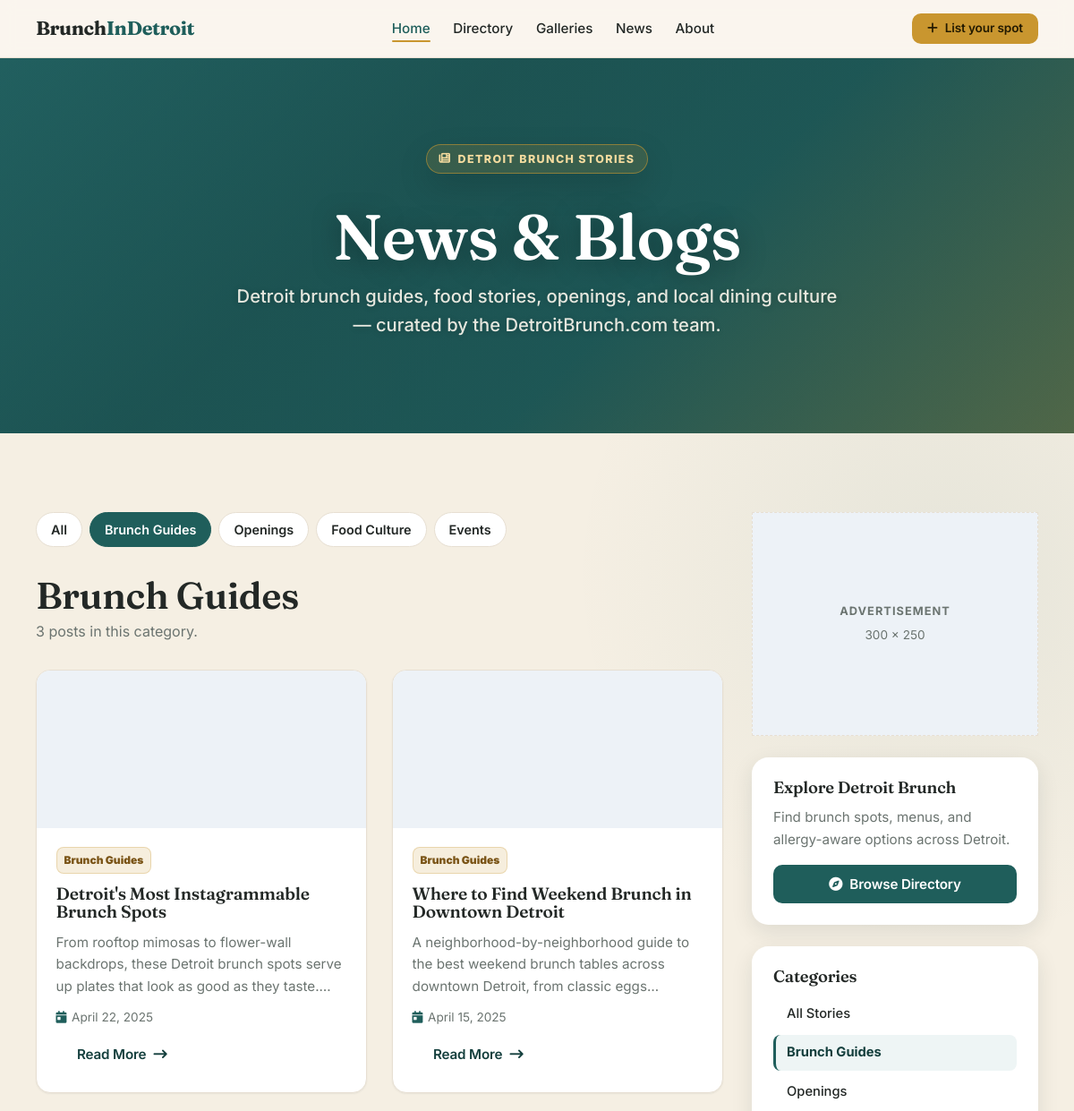
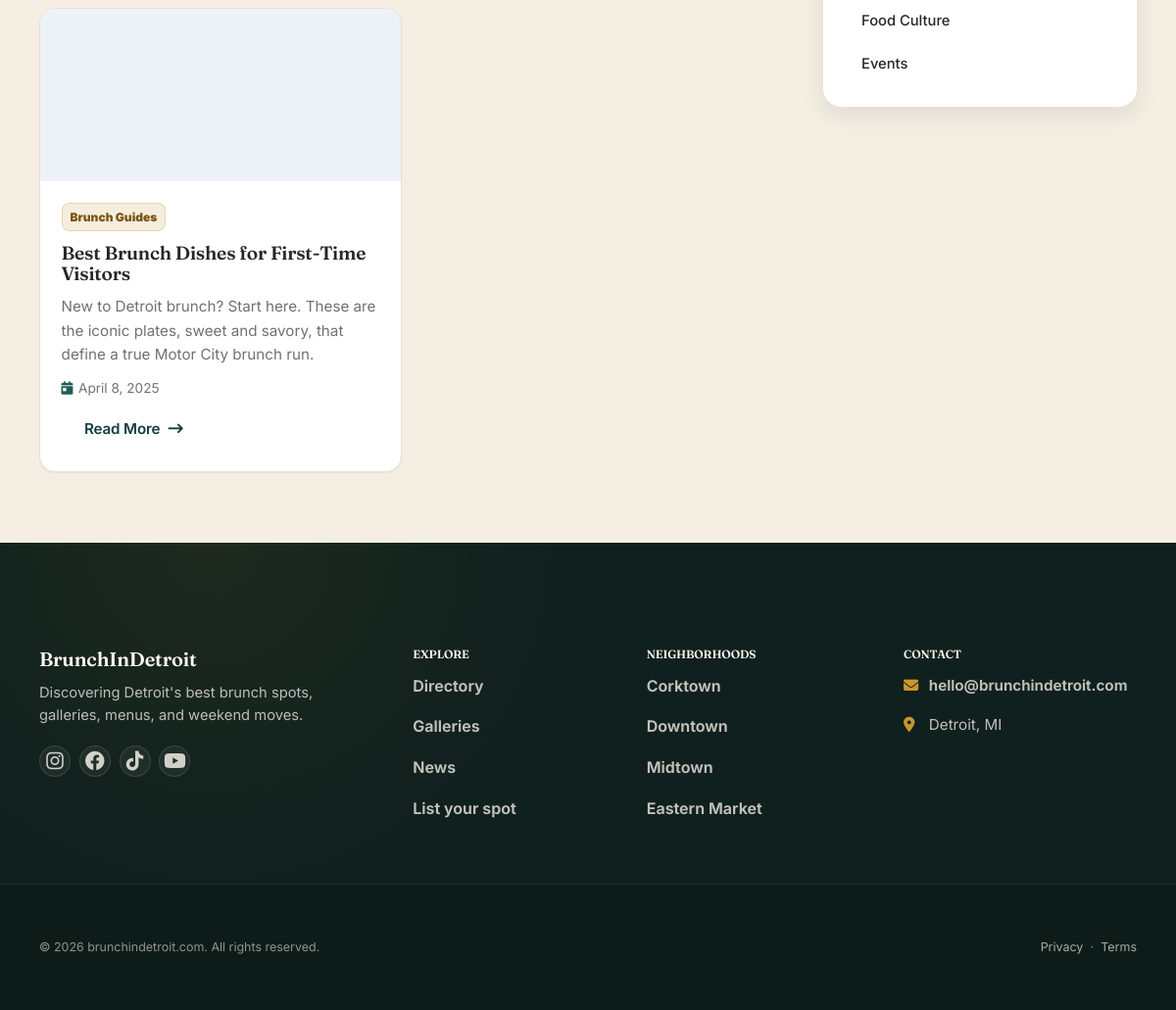
The app's page /blog.php?category=brunch-guides with its own data (2 pictures, top to bottom).
### tables this page shows
CREATE TABLE IF NOT EXISTS blog_categories (
  id INT UNSIGNED NOT NULL AUTO_INCREMENT,
  name VARCHAR(120) NOT NULL,
  slug VARCHAR(120) NOT NULL,
  sort_order INT NOT NULL DEFAULT 0,
  PRIMARY KEY (id),
  UNIQUE KEY uq_blog_categories_slug (slug)
);

CREATE TABLE IF NOT EXISTS blog_posts (
  id INT UNSIGNED NOT NULL AUTO_INCREMENT,
  slug VARCHAR(160) NOT NULL,
  title VARCHAR(255) NOT NULL,
  excerpt TEXT NULL,
  body LONGTEXT NULL,
  featured_image_path VARCHAR(500) NULL,
  category_id INT UNSIGNED NULL,
  author_admin_id INT UNSIGNED NULL,
  is_published TINYINT(1) NOT NULL DEFAULT 0,
  is_featured TINYINT(1) NOT NULL DEFAULT 0,
  published_at DATETIME NULL,
  created_at DATETIME NOT NULL DEFAULT CURRENT_TIMESTAMP,
  updated_at DATETIME NOT NULL DEFAULT CURRENT_TIMESTAMP ON UPDATE CURRENT_TIMESTAMP,
  PRIMARY KEY (id),
  UNIQUE KEY uq_blog_posts_slug (slug),
  KEY idx_blog_posts_category (category_id),
  KEY idx_blog_posts_published (is_published, published_at),
  CONSTRAINT fk_blog_posts_category
    FOREIGN KEY (category_id) REFERENCES blog_categories (id)
    ON DELETE SET NULL ON UPDATE CASCADE,
  CONSTRAINT fk_blog_posts_author
    FOREIGN KEY (author_admin_id) REFERENCES admins (id)
    ON DELETE SET NULL ON UPDATE CASCADE
);

### public/blog.php (called while the page is built, shortened)
<?php
require_once __DIR__ . '/../app/bootstrap.php';
require_once APP_ROOT . '/models/Blog.php';
$selectedCategory = '';
if (isset($_GET['category'])) {
    $candidate = strtolower(trim((string) $_GET['category']));
    if (preg_match('/^[a-z0-9-]+$/', $candidate)) {
        $selectedCategory = $candidate;
    }
}
$categories = Blog::categories();
$posts = Blog::publishedPosts($selectedCategory !== '' ? $selectedCategory : null);
$selectedCategoryName = null;
if ($selectedCategory !== '') {
    foreach ($categories as $c) {
        if ((string) $c['slug'] === $selectedCategory) {
            $selectedCategoryName = (string) $c['name'];
            break;
        }
    }
}
require APP_ROOT . '/views/blog-list.php';

### app/helpers/functions.php (called while the page is built, shortened)
<?php
function app_config(): array
{
    static $config = null;
    if ($config === null) {
        $path = APP_ROOT . '/config/config.php';
        $config = require $path;
    }
    return $config;
}
function e(?string $value): string
{
    return htmlspecialchars($value ?? '', ENT_QUOTES | ENT_SUBSTITUTE, 'UTF-8');
}
function asset_url(string $path): string
{
    $path = ltrim($path, '/');
    $base = rtrim((string) (app_config()['base_url'] ?? ''), '/');
    if ($base === '') {
        return '/' . $path;
    }
    return $base . '/' . $path;
}
function canonical_url(string $path = ''): string
{
    $config = app_config();
    $domain = (string) ($config['site_domain'] ?? '');
    $isLocal = ($config['environment'] ?? '') === 'local'
        || $domain === ''
        || str_contains($domain, 'localhost')
        || str_contains($domain, '127.0.0.1');
    if ($domain !== '' && !$isLocal) {
        $scheme = 'https';
        $host   = $domain;
    } else {
        $scheme = (!empty($_SERVER['HTTPS']) && $_SERVER['HTTPS'] !== 'off')
            ? 'https'
            : 'http';
        $host = (string) ($_SERVER['HTTP_HOST'] ?? ($domain !== '' ? $domain : 'localhost'));
    }
    $path = ltrim($path, '/');
    return $scheme . '://' . $host . '/' . $path;
}

### app/config/config.php (called while the page is built, shortened)
<?php
return [
    'site_domain' => 'brunchindetroit.com',
    'site_name_display' => 'brunch in detroit',
    'environment' => 'local',
    'debug' => true,
    'base_url' => '',
    'db' => [
        'host' => '127.0.0.1',
        'port' => 3306,
        'name' => 'brunchindetroit',
        'user' => 'root',
        'password' => '',
        'charset' => 'utf8mb4',
    ],
    'session' => [
        'name' => 'brunch_admin_session',
    ],
    'uploads' => [
        'max_bytes' => 5 * 1024 * 1024,
        'allowed_mime' => ['image/jpeg', 'image/png', 'image/webp', 'image/gif'],
    ],
];

### app/bootstrap.php (called while the page is built, shortened)
<?php
require APP_ROOT . '/helpers/functions.php';
require APP_ROOT . '/helpers/auth.php';
require APP_ROOT . '/config/database.php';
$config = app_config();

### app/config/database.php (called while the page is built, shortened)
<?php
function db(): PDO
{
    static $pdo = null;
    if ($pdo instanceof PDO) {
        return $pdo;
    }
    $config = app_config();
    $db = $config['db'];
    $dsn = sprintf(
        'mysql:host=%s;port=%d;dbname=%s;charset=%s',
        $db['host'],
        (int) $db['port'],
        $db['name'],
        $db['charset']
    );
    $pdo = new PDO($dsn, $db['user'], $db['password'], [
        PDO::ATTR_ERRMODE => PDO::ERRMODE_EXCEPTION,
        PDO::ATTR_DEFAULT_FETCH_MODE => PDO::FETCH_ASSOC,
        PDO::ATTR_EMULATE_PREPARES => false,
    ]);
    return $pdo;
}

### app/helpers/auth.php (called while the page is built, shortened)
<?php
function admin_session_start(): void
{
    $config = app_config();
}

### app/models/Blog.php (called while the page is built, shortened)
<?php
final class Blog
{
    public static function categories(): array
    {
        $pdo = db();
        $sql = "
            SELECT id, name, slug, sort_order
            FROM blog_categories
            ORDER BY sort_order ASC, name ASC
        ";
        return $pdo->query($sql)->fetchAll();
    }
    public static function publishedPosts(?string $categorySlug = null): array
    {
        $pdo = db();
        $sql = "
            SELECT
                bp.id,
                bp.slug,
                bp.title,
                bp.excerpt,
                bp.featured_image_path,
                bp.published_at,
                bp.is_featured,
                bc.id   AS category_id,
                bc.name AS category_name,
                bc.slug AS category_slug,
                a.display_name AS author_name
            FROM blog_posts bp
            LEFT JOIN blog_categories bc ON bc.id = bp.category_id
            LEFT JOIN admins a           ON a.id  = bp.author_admin_id
            WHERE bp.is_published = 1
              AND bp.published_at IS NOT NULL
        ";
        $params = [];
        if ($categorySlug !== null && $categorySlug !== '') {
            $sql .= " AND bc.slug = :categorySlug";
            $params[':categorySlug'] = $categorySlug;
        }
        $sql .= "
            ORDER BY bp.is_featured DESC, bp.published_at DESC, bp.created_at DESC
        ";
        $stmt = $pdo->prepare($sql);
        foreach ($params as $key => $value) {
            $stmt->bindValue($key, $value);
        }
        $stmt->execute();
        return $stmt->fetchAll();
    }
}

### app/views/blog-list.php (the view, shortened to what this page needs)
<?php
require APP_ROOT . '/views/partials/header.php';
$articleUrl = static function (string $slug): string {
    return asset_url('article.php?slug=' . urlencode($slug));
};
$formatDate = static function (?string $raw): string {
    if ($raw === null || $raw === '') {
        return '';
    }
    $ts = strtotime($raw);
    return $ts !== false ? date('F j, Y', $ts) : '';
};
$blogHeroImage = 'https://images.unsplash.com/photo-1535400845297-314126c8e0f4?auto=format&fit=crop&w=1600&q=80';
$blogCardFallbackImage = asset_url('assets/images/blog-card-fallback.png');
$resolveBlogImage = static function (?string $imagePath) use ($blogCardFallbackImage): string {
    $imagePath = trim((string) $imagePath);
    if ($imagePath === '') {
        return $blogCardFallbackImage;
    }
    if (str_starts_with($imagePath, '/')) {
        $publicFile = dirname(APP_ROOT) . '/public' . str_replace('/', DIRECTORY_SEPARATOR, $imagePath);
        if (!is_file($publicFile)) {
            return $blogCardFallbackImage;
        }
    }
    return $imagePath;
};
?>
<div class="blog-list-page">
    <section class="main-page-hero main-page-hero--blog" style="--hero-bg-image:url('<?= e($blogHeroImage) ?>');">
        <div class="container main-page-hero__inner">
            <div class="main-page-hero__content">
                <span class="main-page-hero__badge">
                    <i class="fas fa-newspaper" aria-hidden="true"></i>
                    Detroit Brunch Stories
                </span>
                <h1 class="main-page-hero__title">News & Blogs</h1>
                <p class="main-page-hero__subtitle">
                    Detroit brunch guides, food stories, openings, and local dining culture
                    &mdash; curated by the DetroitBrunch.com team.
                </p>
            </div>
        </div>
    </section>
    <section class="section section--muted">
        <div class="container">
            <div class="blog-layout">
                <div class="blog-main">
            <nav class="blog-categories" aria-label="Blog categories">
                <a
                    class="blog-category-link<?= $selectedCategory === '' ? ' is-active' : '' ?>"
                    href="<?= e(asset_url('blog.php')) ?>"
                >
                    All
                </a>
                <?php foreach ($categories as $cat): ?>
                    <a
                        class="blog-category-link<?= $selectedCategory === $cat['slug'] ? ' is-active' : '' ?>"
                        href="<?= e(asset_url('blog.php?category=' . urlencode((string) $cat['slug']))) ?>"
                    >
                        <?= e($cat['name']) ?>
                    </a>
                <?php endforeach; ?>
            </nav>
            <?php if (empty($posts)): ?>
                <div class="blog-empty-state empty-state">
                    <h3>No stories in this category yet</h3>
                    <p>
                        We haven't published any posts in
                        <?= $selectedCategoryName !== null ? ('<strong>' . e($selectedCategoryName) . '</strong>') : 'this category' ?>
                        yet. Check back soon for fresh Detroit brunch stories.
                    </p>
                    <a class="btn btn--outline" href="<?= e(asset_url('blog.php')) ?>">
                        <i class="fas fa-arrow-left" aria-hidden="true"></i>
                        View All Posts
                    </a>
                </div>
            <?php else: ?>
                <div class="section-header">
                    <div>
                        <h2 class="section-title">
                            <?= $selectedCategoryName !== null ? e($selectedCategoryName) : 'Latest Stories' ?>
                        </h2>
                        <p class="section-subtitle">
                            <?= count($posts) ?> post<?= count($posts) === 1 ? '' : 's' ?>
                            <?= $selectedCategoryName !== null ? 'in this category' : 'from the DetroitBrunch.com team' ?>.
                        </p>
                    </div>
                </div>
                <div class="article-grid">
                    <?php foreach ($posts as $post): ?>
                        <article class="article-card card card--hover">
                            <?php $postImage = $resolveBlogImage((string) ($post['featured_image_path'] ?? '')); ?>
                            <a
                                class="article-card__image"
                                href="<?= e($articleUrl((string) $post['slug'])) ?>"
                                aria-label="<?= e('Read ' . $post['title']) ?>"
                                style="background-image:url('<?= e($postImage) ?>');"
                            ></a>
                            <div class="article-card__body">
                                <?php if (!empty($post['category_name'])): ?>
                                    <span class="badge badge--accent article-card__category">
                                        <?= e($post['category_name']) ?>
                                    </span>
                                <?php endif; ?>
                                <h3 class="article-card__title">
                                    <a href="<?= e($articleUrl((string) $post['slug'])) ?>">
                                        <?= e($post['title']) ?>
                                    </a>
                                </h3>
                                <?php if (!empty($post['excerpt'])): ?>
                                    <p class="article-card__excerpt"><?= e($post['excerpt']) ?></p>
                                <?php endif; ?>
                                <p class="article-meta">
                                    <?php $pd = $formatDate($post['published_at'] ?? null); ?>
                                    <?php if ($pd !== ''): ?>
                                        <span class="article-meta__item">
                                            <i class="fas fa-calendar-day" aria-hidden="true"></i>
                                            <?= e($pd) ?>
                                        </span>
                                    <?php endif; ?>
                                </p>
                                <a
                                    class="btn btn--outline article-card__read-more"
                                    href="<?= e($articleUrl((string) $post['slug'])) ?>"
                                >
                                    Read More
                                    <i class="fas fa-arrow-right-long" aria-hidden="true"></i>
                                </a>
                            </div>
                        </article>
                    <?php endforeach; ?>
                </div>
            <?php endif; ?>
                </div>
                <aside class="blog-sidebar" aria-label="Blog sidebar">
                    <div class="ad-placeholder blog-ad-placeholder">
                        <span class="ad-placeholder__label">Advertisement</span>
                        <span class="ad-placeholder__size">300 x 250</span>
                    </div>
                    <div class="blog-sidebar-card">
                        <h2 class="blog-sidebar-card__title">Explore Detroit Brunch</h2>
                        <p class="blog-sidebar-card__text">
                            Find brunch spots, menus, and allergy-aware options across Detroit.
                        </p>
                        <a class="btn btn--primary btn--block" href="<?= e(asset_url('directory.php')) ?>">
                            <i class="fas fa-compass" aria-hidden="true"></i>
                            Browse Directory
                        </a>
                    </div>
                    <div class="blog-sidebar-card">
                        <h2 class="blog-sidebar-card__title">Categories</h2>
                        <ul class="blog-sidebar-links">
                            <li>
                                <a
                                    class="blog-sidebar-links__link<?= $selectedCategory === '' ? ' is-active' : '' ?>"
                                    href="<?= e(asset_url('blog.php')) ?>"
                                >
                                    All Stories
                                </a>
                            </li>
                            <?php foreach ($categories as $cat): ?>
                                <li>
                                    <a
                                        class="blog-sidebar-links__link<?= $selectedCategory === $cat['slug'] ? ' is-active' : '' ?>"
                                        href="<?= e(asset_url('blog.php?category=' . urlencode((string) $cat['slug']))) ?>"
                                    >
                                        <?= e($cat['name']) ?>
                                    </a>
                                </li>
                            <?php endforeach; ?>
                        </ul>
                    </div>
                </aside>
            </div>
        </div>
    </section>
</div>
<?php
require APP_ROOT . '/views/partials/footer.php';

### records on screen
blog_categories: name "Brunch Guides"
blog_categories: name "Openings"
blog_categories: name "Food Culture"
blog_categories: name "Events"
blog_posts: category.name "Brunch Guides", title "Detroit's Most Instagrammable Brunch Spots", excerpt "From rooftop mimosas to flower-wall backdrops, these Detroit brunch spots serve up plates that look as good as they…", published_at "April 22, 2025"
blog_posts: category.name "Brunch Guides", title "Where to Find Weekend Brunch in Downtown Detroit", excerpt "A neighborhood-by-neighborhood guide to the best weekend brunch tables across downtown Detroit, from classic…", published_at "April 15, 2025"
blog_posts: category.name "Brunch Guides", title "Best Brunch Dishes for First-Time Visitors", excerpt "New to Detroit brunch? Start here. These are the iconic plates, sweet and savory, that define a true Motor City brunch run.", published_at "April 8, 2025"

### other values on screen
count($posts) "3"
site_domain() "brunchindetroit.com"
